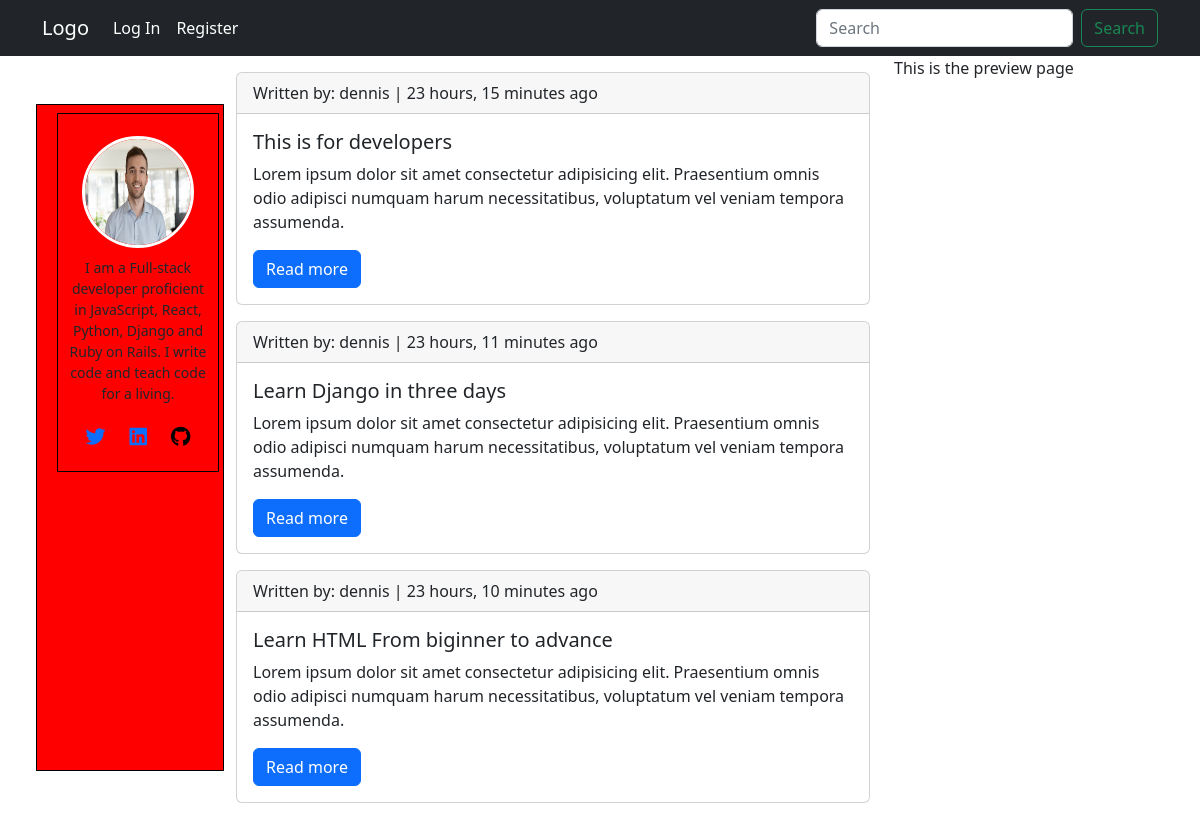
The page / on the database its author committed.
### blog/models.py (models this page shows, shortened)
class Post(models.Model):
    author = models.ForeignKey(User, on_delete=models.CASCADE)
    title = models.CharField(max_length = 150)
    body = models.TextField()
    dateCreated = models.DateTimeField(default=timezone.now)

### blog/views.py (the view)
# urls.py: path("", views.home, name="home")
def home(request):
    posts = Post.objects.all()
    context = {'posts': posts}
    return render(request, 'blog/home.html', context)

### blog/templates/blog/home.html
{% extends 'blog/base.html' %}
{% load static %}
{% block content %}
<div class="mx-5">
    <div class="row">
      <div class="col-sm-4 col-md-2 text-center my-5 left">
       {% include "blog/profile.html" %}
      </div>
      <div class="col-sm-4 offset-sm-2 col-md-7 offset-md-0 center">
        {% for post in posts %}
        <div class="card my-3">
            <div class="card-header">
              Written by: {{ post.author }} | {{post.dateCreated|timesince}} ago
            </div>
            <div class="card-body">
              <h5 class="card-title">{{ post.title }}</h5>
              <p class="card-text">{{ post.body }}</p>
              <a href="#" class="btn btn-primary">Read more</a>
            </div>
          </div>
        {% endfor %}
      </div>
      <div class="col-sm-4 offset-sm-2 col-md-3 offset-md-0 right">
        <p>This is the preview page</p>
      </div>
    </div>
  </div>
{% endblock content %}

### blog/templates/blog/base.html (shortened to what this page needs)
<!DOCTYPE html>
{% load static %}
<html lang="en">
  <head>
    <link rel="stylesheet" href="{% static 'blog/css/bootstrap.min.css' %}" />
    <link rel="stylesheet" href="{% static 'blog/styles/home.css' %}" />
    <link rel="stylesheet" href="{% static 'blog/styles/profile.css' %}" />
    <link rel="stylesheet" href="{% static 'styles/register.css' %}" />
    <link href="{% static 'fontawesomefree/css/fontawesome.css' %}" rel="stylesheet" type="text/css">
    <link href="{% static 'fontawesomefree/css/brands.css' %}" rel="stylesheet" type="text/css">
    <link href="{% static 'fontawesomefree/css/solid.css' %}" rel="stylesheet" type="text/css">
  </head>
  <body>
    <nav>
      {% include "blog/navbar.html" %}
    </nav>
    {% block content %} {% endblock content %}
  </body>
</html>

### blog/templates/blog/navbar.html (shortened to what this page needs)
<nav class="navbar navbar-dark bg-dark navbar-expand-lg bg-light">
  <div class="container">
    <a class="navbar-brand" href="#">Logo</a>
    <div class="collapse navbar-collapse" id="navbarText">
      <ul class="navbar-nav me-auto mb-2 mb-lg-0">
        {% if user.is_authenticated %}
        <li class="nav-item">
          <a class="nav-link active" aria-current="page" href= {% url 'logout' %}>Log Out</a>
        </li>
        <li class="nav-item">
          <a class="nav-link active" aria-current="page" href="#"
            >Signed in as:
          </a>
        </li>
        {% else %}
        <li class="nav-item">
          <a class="nav-link active" aria-current="page" href= {% url 'login' %}>Log In</a>
        </li>
        <li class="nav-item">
          <a class="nav-link active" aria-current="page" href= {% url 'register' %}>Register</a>
        </li>
        {% endif %}
      </ul>
      <form class="d-flex" role="search">
        <input
          class="form-control me-2"
          type="search"
          placeholder="Search"
          aria-label="Search"
        />
        <button class="btn btn-outline-success" type="submit">Search</button>
      </form>
    </div>
  </div>
</nav>

### blog/templates/blog/profile.html (shortened to what this page needs)
{% load static %}
<div class="profile-page">
    <div class="image mt-3">
        <img src= {% static 'blog/images/profile-1.jpg' %} alt="profile-image">
    </div>
    <p class='bio p-1'>I am a Full-stack developer proficient in JavaScript, React, Python, Django and Ruby on Rails. I write code and teach code for a living.</p>
    <div class="social-icons d-flex justify-content-center gap-4 my-3">
        <a href=""><i class="fa-brands fa-twitter fa-lg"></i></a>
        <a href=""><i class="fa-brands fa-linkedin fa-lg"></i></a>
        <a href=""><i class="fa-brands fa-github fa-lg"></i></a>
    </div>
</div>

### blog/static/blog/styles/home.css (style rules this page uses)
.row .left { border: 1px solid black; background: red; }
.row .left { border: 1px solid black !important; }

### blog/static/blog/styles/profile.css (style rules this page uses)
.fa-github { color: black; }
.profile-page { border: 1px solid black; padding: 0.4rem; width: 100%; margin: 0.5rem; }
.profile-page .image img { border-radius: 50%; height: 7rem; width: 7rem; border: 3px solid white; }
.bio { font-size: 14px; }

### rows shown on the page
Post: author "dennis", dateCreated "23 hours, 15 minutes", title "This is for developers", body "Lorem ipsum dolor sit amet consectetur adipisicing elit. Praesentium omnis odio adipisci numquam harum necessitatibus, voluptatum vel veniam tempora assumenda."
Post: author "dennis", dateCreated "23 hours, 11 minutes", title "Learn Django in three days", body "Lorem ipsum dolor sit amet consectetur adipisicing elit. Praesentium omnis odio adipisci numquam harum necessitatibus, voluptatum vel veniam tempora assumenda."
Post: author "dennis", dateCreated "23 hours, 10 minutes", title "Learn HTML From biginner to advance", body "Lorem ipsum dolor sit amet consectetur adipisicing elit. Praesentium omnis odio adipisci numquam harum necessitatibus, voluptatum vel veniam tempora assumenda."
